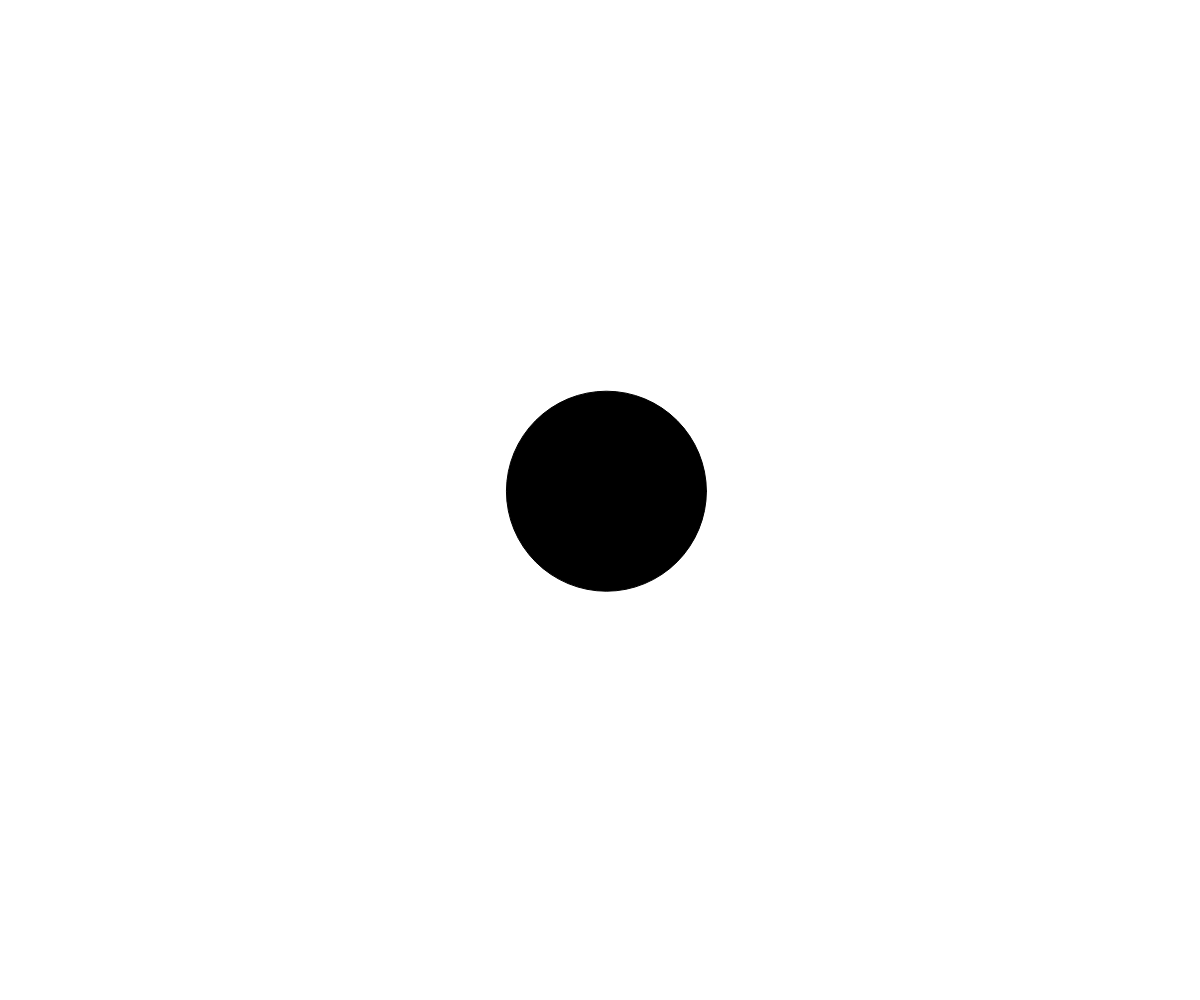
Frame 1 (no input)
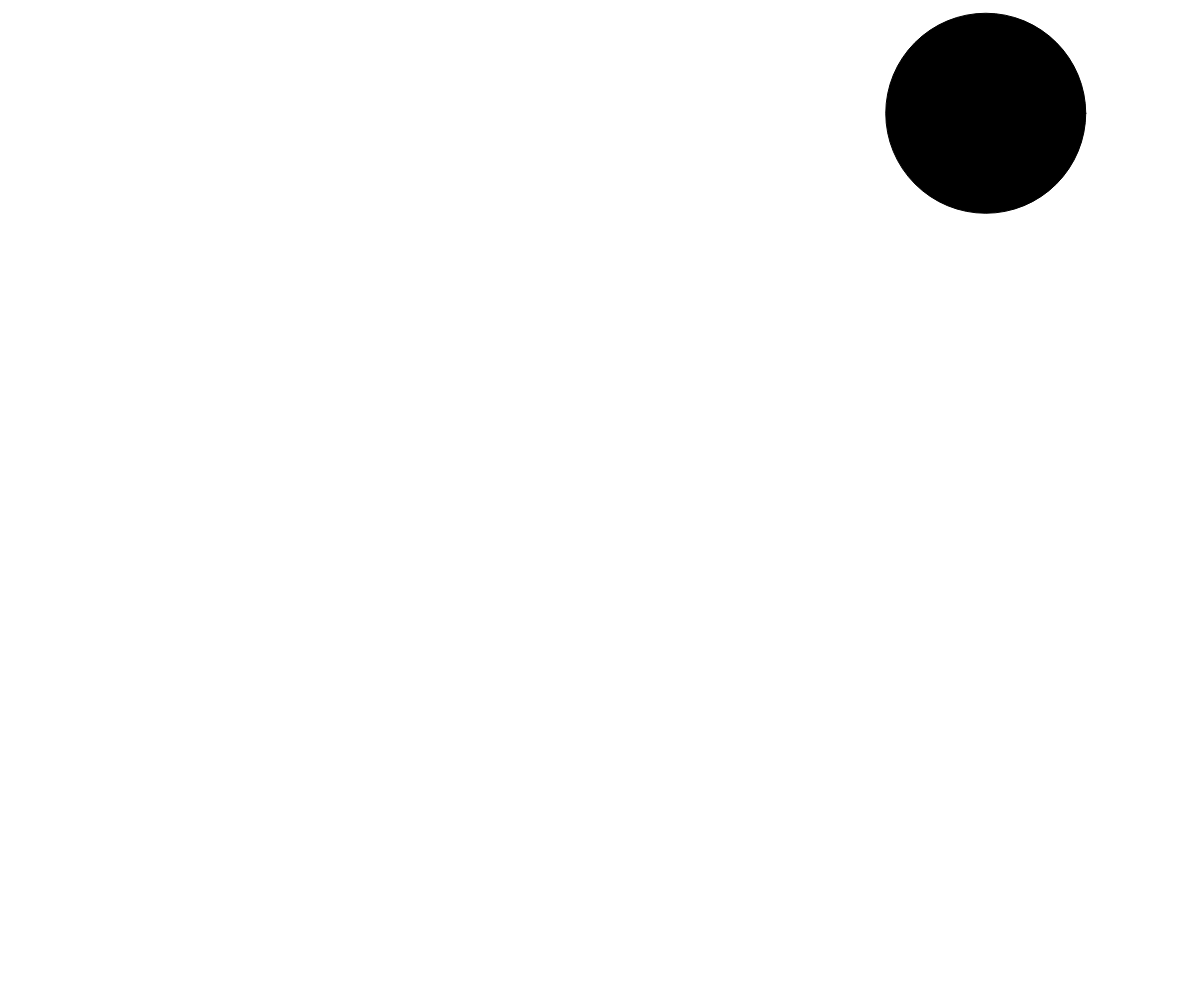
Frame 60 (no input)
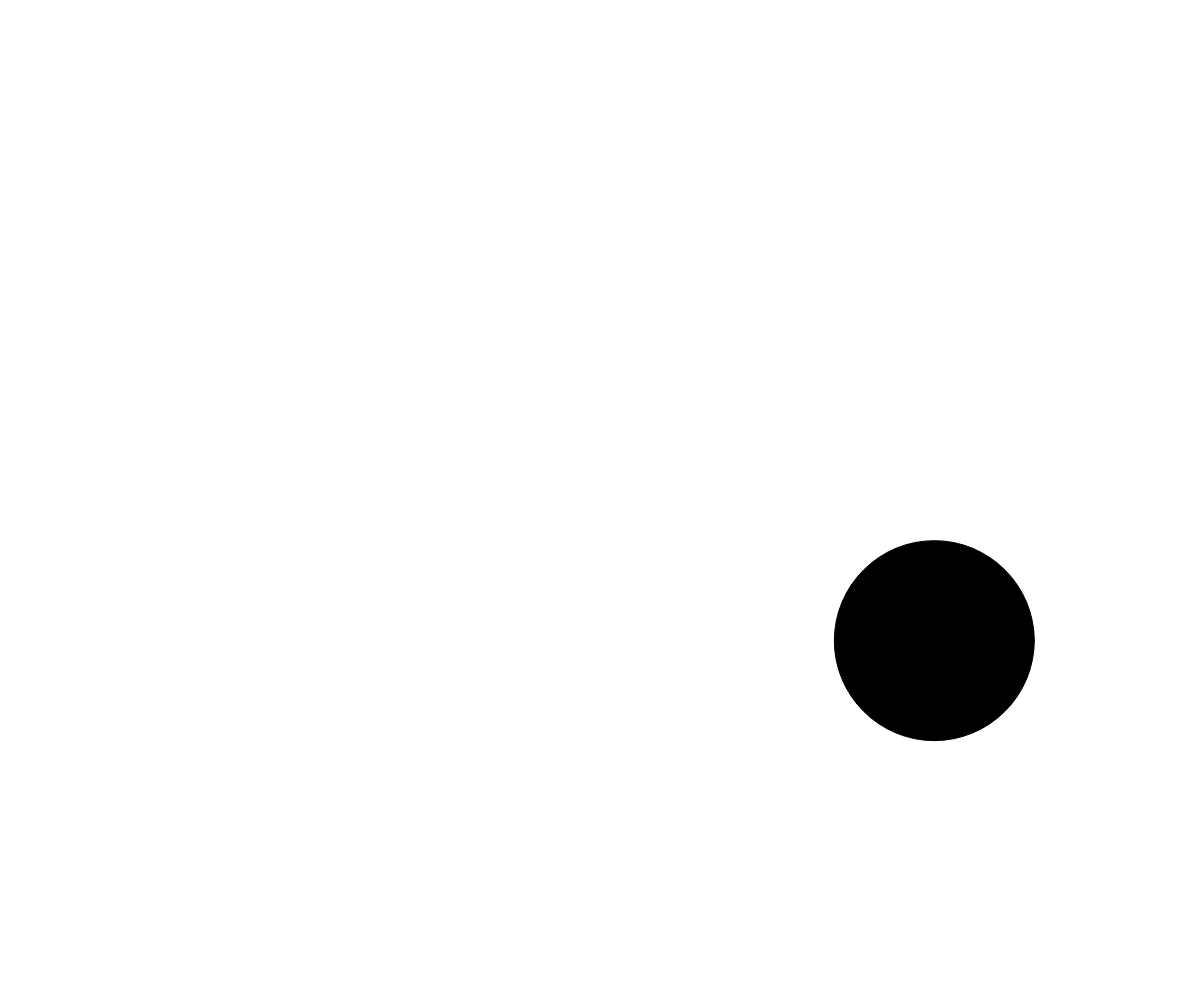
Frame 120 (the mouse pressed at the canvas centre since frame 60)

The p5.js sketch that drew these frames (run headless with seeded random() and noise() and a simulated clock; from frame 60 on, the mouse is pressed at the canvas centre):

// p5.js sketch
// ── sketch.js
// line art demo
// Your Name
// Date
//
// Extra for Experts:
// - describe what you did to take this project "above and beyond"

let x;
let y;
let dx;
let dy;
let radius = 100;
let rectSize = 100;
let mode = "rectangle";

let ballArray = [];

function setup() {
  createCanvas(windowWidth, windowHeight);
  
   ballArray.push(new Ball(width/2,height/2, random(-15,15),random(-15,15),100));
  
}

function draw() {
  background(255);
  for(i = 0;i < ballArray.length; i++) {
    ballArray[i].move();

    for (let j = 0; j < ballArray.length; j++) {
      if(i !== j && ballArray[i].checkForCollision(ballArray[j])) {
        ballArray[i].fillColor = color(255,0,0);
        ballArray[j].fillColor = color(255,0,0);
      }
    }

    ballArray[i].display();
  }

  
}

function keyPressed() {
  if (key === ' ') {
    ballArray.push(new Ball(width/2,height/2, random(-15,15),random(-15,15),100));
  }
}
    

  



class Ball{
  constructor(x,y,dx,dy,radius) {
    this.x = x;
    this.y = y;
    this.dx = dx;
    this.dy = dy;
    this.radius = radius;
    this.fillColor = color(0); 
  }

  move() {
    this.x += this.dx;
    this.y += this.dy;
    if (this.x > width - this.radius/2 || this.x < 0 + this.radius/2) {
      this.dx *= -1;
    }
  
    if (this.y > height - this.radius/2 || this.y < 0 + this.radius/2) {
      this.dy *= -1;
    }
  }

  display() {
    fill(this.fillColor);
    circle(this.x, this.y, this.radius * 2);
  }

  checkForCollision(anotherBall) {
    let distanceBewtweenCenters = dist(this.x,this.y,anotherBall.x,anotherBall.y);
    let sumOfRadi = this.radius + anotherBall.radius;
    if(distanceBewtweenCenters < sumOfRadi) {
      return true;
    }else {
      return false;
    }
  }
}
